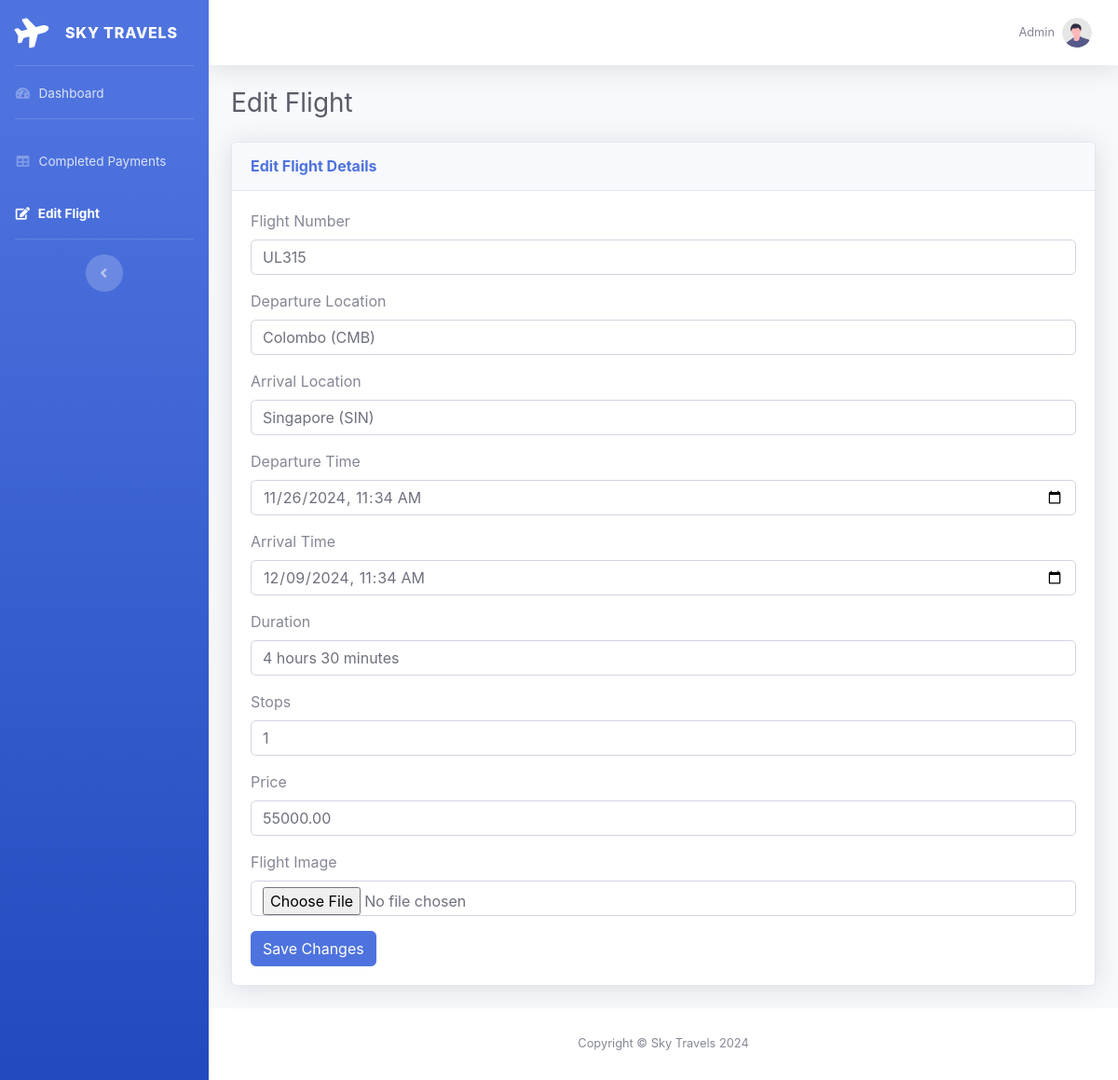
The app's page /edit_flight.php?id=3 with its own data.
### tables this page shows
CREATE TABLE `flights` (
  `id` int(11) NOT NULL,
  `flight_no` varchar(50) NOT NULL,
  `departure` varchar(100) NOT NULL,
  `arrival` varchar(100) NOT NULL,
  `departure_time` datetime NOT NULL,
  `arrival_time` datetime NOT NULL,
  `duration` varchar(50) NOT NULL,
  `stops` int(11) NOT NULL,
  `price` decimal(10,2) NOT NULL,
  `image` varchar(255) NOT NULL
);

### edit_flight.php (the view, shortened to what this page needs)
<?php
include("dbconn.php");
if (isset($_GET['id'])) {
    $flight_id = $_GET['id'];
    $sql = "SELECT * FROM flights WHERE id = $flight_id";
    $result = $conn->query($sql);
    $flight = $result->fetch_assoc();
}
?>
<!DOCTYPE html>
<html lang="en">
<head>
    <link href="vendor/fontawesome-free/css/all.min.css" rel="stylesheet" type="text/css">
    <link href="css/sb-admin-2.min.css" rel="stylesheet">
</head>
<body id="page-top">
    <div id="wrapper">
        <ul class="navbar-nav bg-gradient-primary sidebar sidebar-dark accordion" id="accordionSidebar">
            <a class="sidebar-brand d-flex align-items-center justify-content-center" href="index.html">
                <div class="sidebar-brand-icon rotate-n-15">
                    <i class="fas fa-plane"></i>
                </div>
                <div class="sidebar-brand-text mx-3">Sky Travels</div>
            </a>
            <hr class="sidebar-divider my-0">
            <li class="nav-item">
                <a class="nav-link" href="admin_panel.php">
                    <i class="fas fa-fw fa-tachometer-alt"></i>
                    <span>Dashboard</span>
                </a>
            </li>
            <hr class="sidebar-divider">
            <li class="nav-item">
                <a class="nav-link" href="completed_payments.php">
                    <i class="fas fa-fw fa-table"></i>
                    <span>Completed Payments</span>
                </a>
            </li>
            <li class="nav-item active">
                <a class="nav-link" href="edit_flight.php">
                    <i class="fas fa-fw fa-edit"></i>
                    <span>Edit Flight</span>
                </a>
            </li>
            <hr class="sidebar-divider d-none d-md-block">
            <div class="text-center d-none d-md-inline">
                <button class="rounded-circle border-0" id="sidebarToggle"></button>
            </div>
        </ul>
        <div id="content-wrapper" class="d-flex flex-column">
            <div id="content">
                <nav class="navbar navbar-expand navbar-light bg-white topbar mb-4 static-top shadow">
                    <ul class="navbar-nav ml-auto">
                        <li class="nav-item dropdown no-arrow">
                            <a class="nav-link dropdown-toggle" href="#" id="userDropdown" role="button" data-toggle="dropdown" aria-haspopup="true" aria-expanded="false">
                                <span class="mr-2 d-none d-lg-inline text-gray-600 small">Admin</span>
                                <img class="img-profile rounded-circle" src="img/undraw_profile.svg">
                            </a>
                        </li>
                    </ul>
                </nav>
                <div class="container-fluid">
                    <h1 class="h3 mb-4 text-gray-800">Edit Flight</h1>
                    <div class="card shadow mb-4">
                        <div class="card-header py-3">
                            <h6 class="m-0 font-weight-bold text-primary">Edit Flight Details</h6>
                        </div>
                        <div class="card-body">
                            <form method="post" enctype="multipart/form-data">
                                <div class="form-group">
                                    <label for="flight_no">Flight Number</label>
                                    <input type="text" class="form-control" id="flight_no" name="flight_no" value="<?php echo $flight['flight_no']; ?>" required>
                                </div>
                                <div class="form-group">
                                    <label for="departure">Departure Location</label>
                                    <input type="text" class="form-control" id="departure" name="departure" value="<?php echo $flight['departure']; ?>" required>
                                </div>
                                <div class="form-group">
                                    <label for="arrival">Arrival Location</label>
                                    <input type="text" class="form-control" id="arrival" name="arrival" value="<?php echo $flight['arrival']; ?>" required>
                                </div>
                                <div class="form-group">
                                    <label for="departure_time">Departure Time</label>
                                    <input type="datetime-local" class="form-control" id="departure_time" name="departure_time" value="<?php echo $flight['departure_time']; ?>" required>
                                </div>
                                <div class="form-group">
                                    <label for="arrival_time">Arrival Time</label>
                                    <input type="datetime-local" class="form-control" id="arrival_time" name="arrival_time" value="<?php echo $flight['arrival_time']; ?>" required>
                                </div>
                                <div class="form-group">
                                    <label for="duration">Duration</label>
                                    <input type="text" class="form-control" id="duration" name="duration" value="<?php echo $flight['duration']; ?>" required>
                                </div>
                                <div class="form-group">
                                    <label for="stops">Stops</label>
                                    <input type="number" class="form-control" id="stops" name="stops" value="<?php echo $flight['stops']; ?>" required>
                                </div>
                                <div class="form-group">
                                    <label for="price">Price</label>
                                    <input type="number" class="form-control" id="price" name="price" value="<?php echo $flight['price']; ?>" required>
                                </div>
                                <div class="form-group">
                                    <label for="image">Flight Image</label>
                                    <input type="file" class="form-control" id="image" name="image">
                                </div>
                                <button type="submit" class="btn btn-primary">Save Changes</button>
                            </form>
                        </div>
                    </div>
                </div>
            </div>
            <footer class="sticky-footer bg-white">
                <div class="container my-auto">
                    <div class="copyright text-center my-auto">
                        <span>Copyright &copy; Sky Travels 2024</span>
                    </div>
                </div>
            </footer>
        </div>
    </div>
</body>
</html>

### records on screen
flights: flight_no "UL315", departure "Colombo (CMB)", arrival "Singapore (SIN)", departure_time "11/26/2024 11:34", arrival_time "12/09/2024 11:34", duration "4 hours 30 minutes", stops "1", price "55000.00"
